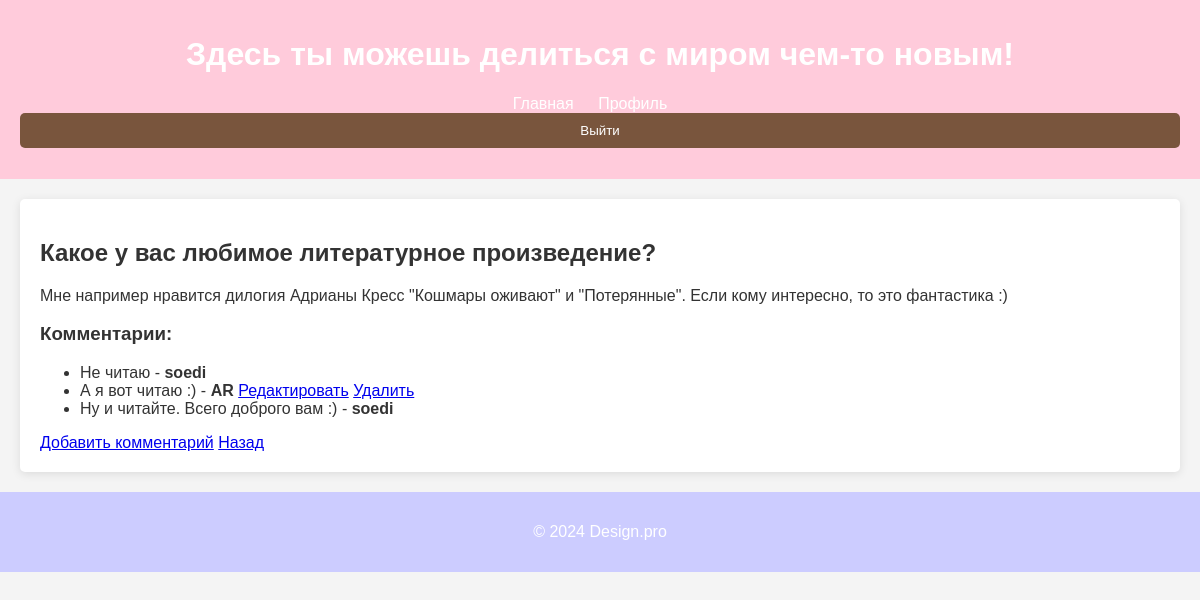
Page /BA/post/2/ (signed in) on the committed database.
### BA/models.py (models this page shows, shortened)
class Post(models.Model):
    author = models.ForeignKey(User, on_delete=models.CASCADE)
    title = models.CharField(max_length=200, verbose_name='Название')
    content = models.TextField(verbose_name='Контент')
    created_at = models.DateTimeField(auto_now_add=True)
    likes = models.ManyToManyField(User, related_name='liked_posts', blank=True)

class Comment(models.Model):
    post = models.ForeignKey(Post, related_name='comments', on_delete=models.CASCADE)
    author = models.ForeignKey(User, on_delete=models.CASCADE)
    content = models.TextField(verbose_name='Комментарий')
    created_at = models.DateTimeField(auto_now_add=True)
    updated_at = models.DateTimeField(auto_now=True)

class CustomUser(AbstractUser):
    first_name = models.CharField(max_length=150, blank=False, verbose_name='Имя')
    last_name = models.CharField(max_length=150, blank=False, verbose_name='Фамилия')
    username = models.CharField(max_length=150, unique=True, blank=False, verbose_name='Логин')
    email = models.EmailField(unique=True, blank=False, verbose_name='Электронная почта')
    middle_name = models.CharField(max_length=150, blank=False, verbose_name='Отчество')
    password1 = models.CharField(max_length=128, blank=False, null=True, verbose_name='Пароль')
    password2 = models.CharField(max_length=128, blank=False, null=True, verbose_name='Повтор пароля')
    avatar = models.ImageField(upload_to='avatars/', blank=True, null=True, verbose_name='Аватар')
    bio = models.TextField(blank=True, verbose_name='Биография')

### BA/views.py (the view)
# urls.py: path('post/<int:post_id>/', views.post_detail, name='post_detail'),
def post_detail(request, post_id):
    post = get_object_or_404(Post, id=post_id)
    comments = post.comments.all()  # Получение всех комментариев к посту
    return render(request, 'post_detail.html', {'post': post, 'comments': comments})

### BA/templates/post_detail.html (shortened to what this page needs)
{% extends 'base.html' %}
{% block content %}
<h2>{{ post.title }}</h2>
<p>{{ post.content }}</p>
<h3>Комментарии:</h3>
<ul>
    {% for comment in comments %}
    <li>
        {{ comment.content }} - <strong>{{ comment.author.username }}</strong>
        {% if comment.author == user %}
            <a href="{% url 'BA:edit_comment' comment.id %}">Редактировать</a>
            <a href="{% url 'BA:delete_comment' comment.id %}">Удалить</a>
        {% endif %}
    </li>
    {% empty %}
    <li>Нет комментариев.</li>
    {% endfor %}
</ul>
<a href="{% url 'BA:add_comment' post.id %}">Добавить комментарий</a>
<a href="{% url 'BA:index' %}">Назад</a>
{% endblock %}

### BA/static/css/style.css (style rules this page uses)
body { font-family: Arial, sans-serif; margin: 0; padding: 0; background-color: #f4f4f4; color: #333; }

### rows in the picture
Post: title "Какое у вас любимое литературное произведение?", content "Мне например нравится дилогия Адрианы Кресс \"Кошмары оживают\" и \"Потерянные\". Если кому интересно, то это фантастика :)"
Comment: content "Не читаю", author.username "soedi"
Comment: content "А я вот читаю :)", author.username "AR", shows "Редактировать"
Comment: content "Ну и читайте. Всего доброго вам :)", author.username "soedi"
